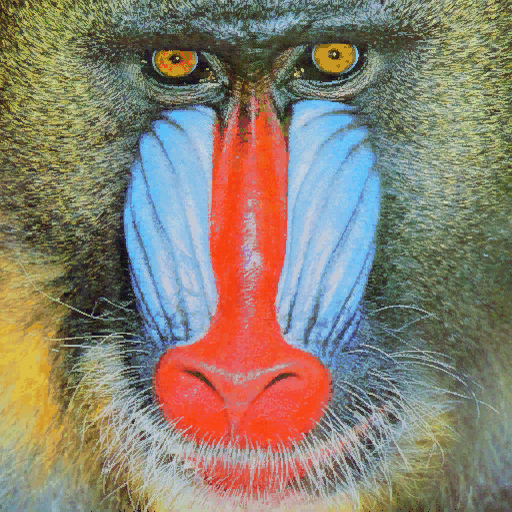
#> input picture P2/mandril.jpg, 512 x 512 px
$ jupyter execute --allow-errors VC_P2_FMV_CSM.ipynb   (older library calls are emulated)
#> lines starting #> are read from the running program, lines starting #| are printed output that depends on the picture; after the words box and inside, x2 and y2 are one past the last pixel; in counts of white or black regions, pixels touching at a corner belong together
[cell 1]
import cv2
import numpy as np
import matplotlib.pyplot as plt

TAREA: Realiza la cuenta de píxeles blancos por filas (en lugar de por columnas). Determina el valor máximo de píxeles blancos para filas, maxfil, mostrando el número de filas y sus respectivas posiciones, con un número de píxeles blancos mayor o igual que 0.90*maxfil. Resalta con alguna primitiva gráfica en la imagen de Canny las filas que cumplen dicha condición.

[cell 2]
img = cv2.imread('mandril.jpg')
#> img is the input picture: shape (512, 512, 3); mean B, G, R 112.9, 128.5, 137.5
gris = cv2.cvtColor(img, cv2.COLOR_BGR2GRAY)
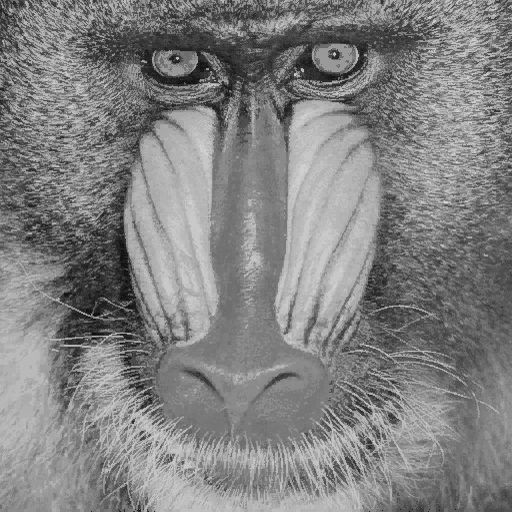
#> gris: shape (512, 512); min 6, max 220, mean 129.4
canny = cv2.Canny(gris, 100, 200)
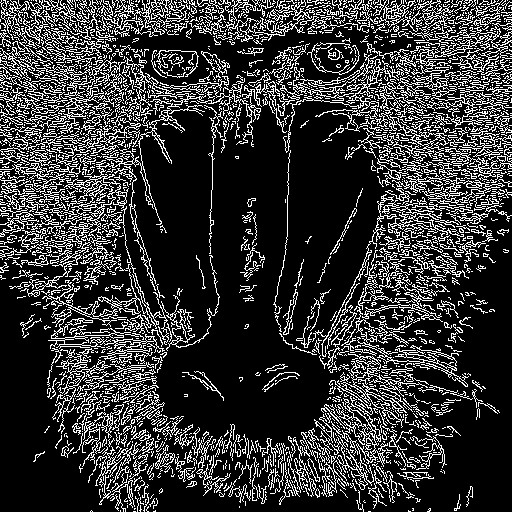
#> canny: shape (512, 512); 21.2% white in thin lines or dots
col_counts = cv2.reduce(canny, 0, cv2.REDUCE_SUM, dtype=cv2.CV_32SC1)
row_counts = cv2.reduce(canny, 1, cv2.REDUCE_SUM, dtype=cv2.CV_32SC1)
#> row_counts = 512 values, max 56100 at index 12, min 4335 at index 507, mean 27646.1

#Normaliza en base al número de filas, primer valor devuelto por shape, y al valor máximo del píxel (255)
#El resultado será el número de píxeles blancos por columna
cols = col_counts[0, :] / (255 * canny.shape[0])
#> cols = 512 values, max 0.365 at index 104, min 0.0566 at index 261, mean 0.212
rows = row_counts[:, 0] / (255 * canny.shape[1])
#> rows = 512 values, max 0.43 at index 12, min 0.0332 at index 507, mean 0.212

def calculate_threshold(data, threshold):
#> called with data = array of shape (512,), threshold = 0.9
    max_val = np.max(data)
#> max_val = 0.365
    threshold_value = max_val * threshold
#> threshold_value = 0.329
    max_loc = np.where(data >= threshold_value)[0]
#> max_loc = 19 values from 67 to 403
    return threshold_value, max_loc, max_val

thres_cols, cols_loc, _ = calculate_threshold(cols, 0.9)
#> thres_cols = 0.329; cols_loc = 19 values from 67 to 403
thres_rows, rows_loc, _ = calculate_threshold(rows, 0.9)
#> thres_rows = 0.387; rows_loc = [6, 12, 15, 20, 21, 88, 100]

plt.figure()
plt.subplot(1, 2, 1)
plt.axis("off")
plt.title("Canny")
plt.imshow(canny, cmap='gray')
plt.plot(np.zeros_like(rows_loc), rows_loc, 'bo', markersize=5)
plt.plot(cols_loc, np.zeros_like(cols_loc), 'ro', markersize=5)

plt.figure()
plt.subplot(2, 1, 1)
plt.title("Respuesta de Canny")
plt.xlabel("Columnas")
plt.ylabel("% píxeles")
plt.axhline(y=thres_cols, color='r', linestyle='--')
plt.plot(cols)
plt.plot(cols_loc, cols[cols_loc], 'ro')

plt.subplot(2, 1, 2)
plt.title("Respuesta de Canny")
plt.xlabel("Filas")
plt.ylabel("% píxeles")
plt.axhline(y=thres_rows, color='r', linestyle='--')
plt.plot(rows)
plt.plot(rows_loc, rows[rows_loc], 'ro')

plt.xlim([0, canny.shape[1]])
plt.tight_layout()

---

TAREA: Aplica umbralizado a la imagen resultante de Sobel (convertida a 8 bits), y posteriormente realiza el conteo por filas y columnas similar al realizado en el ejemplo con la salida de Canny de píxeles no nulos. Calcula el valor máximo de la cuenta por filas y columnas, y determina las filas y columnas por encima del 0.90*máximo. Remarca con alguna primitiva gráfica dichas filas y columnas sobre la imagen del mandril. Visualiza los resultados obtenidos para la imagen (o una de tu elección) con Canny y Sobe tras umbralizar ¿Cómo se comparan los resultados obtenidos a partir de Sobel y Canny?

[cell 3]
# Implementación de Félix

# Suavizado para reducir el ruido antes de calcular Sobel
gris_suave = cv2.GaussianBlur(gris, (3, 3), 0)
THRESHOLD = 0.90

#Calcula en ambas direcciones (horizontal y vertical)
sobelx = cv2.Sobel(gris_suave, cv2.CV_64F, 1, 0)  # x
sobely = cv2.Sobel(gris_suave, cv2.CV_64F, 0, 1)  # y
#Combina ambos resultados
sobel = cv2.add(sobelx, sobely)
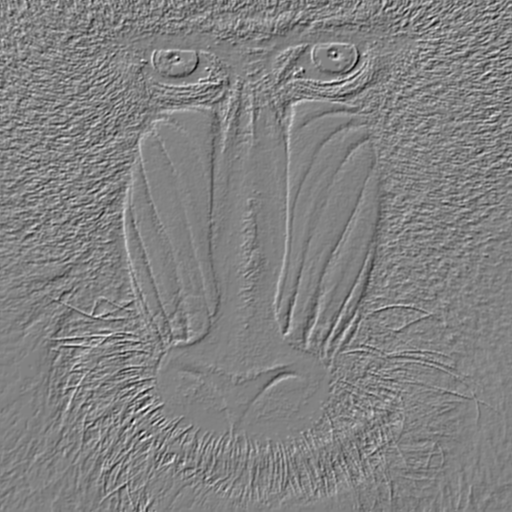
#> sobel: shape (512, 512) float64; min -594, max 570, mean -0.1; drawn with min black and max white
# Conversión a byte con openCV
sobel8 = cv2.convertScaleAbs(sobel)
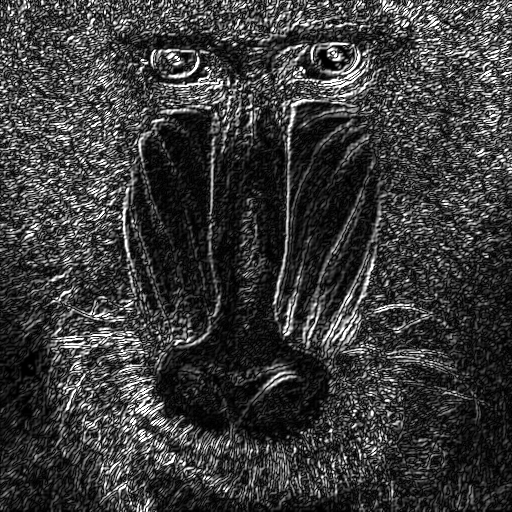
#> sobel8: shape (512, 512); min 0, max 255, mean 58.4

# Umbralizado de la imagen Sobel de 8 bits
min_threshold = 100
_, sobel_umbral_mat = cv2.threshold(sobel8, min_threshold, 255, cv2.THRESH_BINARY)
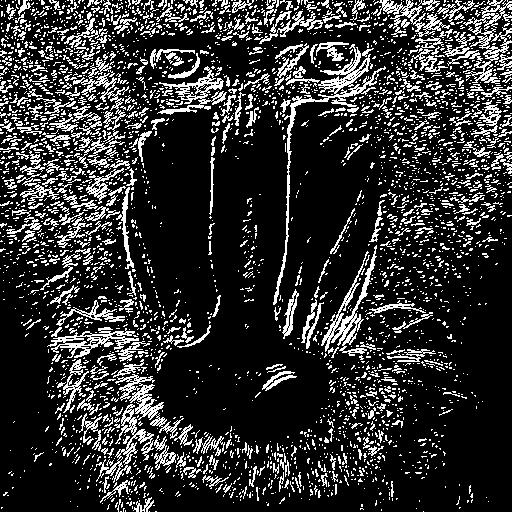
#> sobel_umbral_mat: shape (512, 512); 19.1% white in thin lines or dots

# Conteo de píxeles blancos por columna y por fila
columnas_blancas = np.count_nonzero(sobel_umbral_mat, axis=0)
#> columnas_blancas = 512 values, max 219 at index 127, min 23 at index 261, mean 97.67
filas_blancas = np.count_nonzero(sobel_umbral_mat, axis=1)
#> filas_blancas = 512 values, max 216 at index 83, min 15 at index 510, mean 97.67

thres_cols_sobel, cols_loc_sobel, max_col_sobel = calculate_threshold(columnas_blancas, THRESHOLD)
#> thres_cols_sobel = 197.1; cols_loc_sobel = [104, 105, 127, 288]; max_col_sobel = 219
thres_rows_sobel, rows_loc_sobel, max_row_sobel = calculate_threshold(filas_blancas, THRESHOLD)
#> thres_rows_sobel = 194.4; rows_loc_sobel = 19 values from 2 to 100; max_row_sobel = 216


# Comparación visual: Canny frente a Sobel umbralizado
plt.figure(figsize=(12, 8))
plt.subplot(2, 2, 1)
plt.imshow(canny, cmap='gray')
plt.title('Canny')
plt.axis('off')

plt.subplot(2, 2, 2)
plt.imshow(sobel_umbral_mat, cmap='gray')
plt.title('Sobel umbralizado')
plt.axis('off')

plt.subplot(2, 2, 3)
plt.imshow(canny, cmap='gray')
plt.title('Canny: filas y columnas >= 0.90 max')
plt.plot(np.zeros_like(rows_loc), rows_loc, 'bo', markersize=5)
plt.plot(cols_loc, np.zeros_like(cols_loc), 'ro', markersize=5)
plt.axis('off')

plt.subplot(2, 2, 4)
plt.imshow(sobel_umbral_mat, cmap='gray')
plt.title('Sobel: filas y columnas >= 0.90 max')
plt.plot(np.zeros_like(rows_loc_sobel), rows_loc_sobel, 'bo', markersize=5)
plt.plot(cols_loc_sobel, np.zeros_like(cols_loc_sobel), 'ro', markersize=5)
plt.axis('off')
plt.tight_layout()

plt.figure()
plt.plot(filas_blancas, label='Sobel por filas')
plt.axhline(max_row_sobel * THRESHOLD, color='r', linestyle='--', label='0.90 max filas')
plt.plot(columnas_blancas, label='Sobel por columnas')
plt.axhline(max_col_sobel * THRESHOLD, color='b', linestyle='--', label='0.90 max columnas')
plt.xlabel('Índice de fila/columna')
plt.ylabel('Píxeles blancos')
plt.title('Conteo de píxeles blancos')
plt.plot(cols_loc_sobel, columnas_blancas[cols_loc_sobel], 'ro')
plt.plot(rows_loc_sobel, filas_blancas[rows_loc_sobel], 'ro')
plt.tight_layout()
plt.legend()

plt.tight_layout()
plt.show()
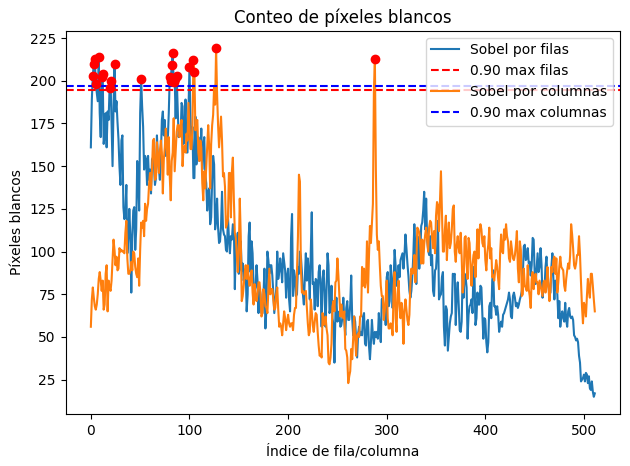
#> figure drawn by matplotlib, 1 panel; curve peaks at x = 83, y = 216; curve peaks at x = 127, y = 219

[cell 4]
# Implementación de Cristina

def calculate_maxUmbral(val):
    max_val = np.max(val)
    umbral = max_val * 0.9
    position = np.where(val > umbral)[0]
    return max_val, umbral, position

# Canny
img = cv2.imread('mandril.jpg')
img_rgb = cv2.cvtColor(img, cv2.COLOR_BGR2RGB)
gris = cv2.cvtColor(img, cv2.COLOR_BGR2GRAY)
canny = cv2.Canny(gris, 100, 200)

row_counts = cv2.reduce(canny, 1, cv2.REDUCE_SUM, dtype=cv2.CV_32SC1)
col_counts = cv2.reduce(canny, 0, cv2.REDUCE_SUM, dtype=cv2.CV_32SC1)

#Normaliza en base al número de filas, primer valor devuelto por shape, y al valor máximo del píxel (255)
#Para poder nromalizarla tenemos que coger todo los valores de la primera dimensión y el primero de la segunda, [fila, fila]
rows_canny = row_counts[:,0] / (255 * canny.shape[1])
#> rows_canny has the same summary as rows
max_val_row_canny, umbral_row_canny, position_row_canny = calculate_maxUmbral(rows_canny)
#> in calculate_maxUmbral, `max_val = np.max(val)`: max_val = 0.43
#> in calculate_maxUmbral, `umbral = max_val * 0.9`: umbral = 0.387
#> in calculate_maxUmbral, `position = np.where(val > umbral)[0]`: position = [6, 12, 15, 20, 21, 88, 100]
#> max_val_row_canny = 0.43; umbral_row_canny = 0.387; position_row_canny = [6, 12, 15, 20, 21, 88, 100]

cols_canny = col_counts[0] / (255 * canny.shape[0])
#> cols_canny has the same summary as cols
max_val_col_canny, umbral_col_canny, position_col_canny = calculate_maxUmbral(cols_canny)
#> max_val_col_canny = 0.365; umbral_col_canny = 0.329; position_col_canny = 19 values from 67 to 403

# Imagen de sobel
# Gaussiana para suavizar la imagen original, eliminando altas frecuencias
ggris = cv2.GaussianBlur(gris, (3, 3), 0)

#Calcula en ambas direcciones (horizontal y vertical)
sobelx = cv2.Sobel(ggris, cv2.CV_64F, 1, 0)  # x
sobely = cv2.Sobel(ggris, cv2.CV_64F, 0, 1)  # y
#Combina ambos resultados
sobel = cv2.add(sobelx, sobely)
# Conversión a byte con openCV
sobel8 = cv2.convertScaleAbs(sobel)


valorUmbral = 90
_, imagenUmbralizada = cv2.threshold(sobel8, valorUmbral, 255, cv2.THRESH_BINARY)
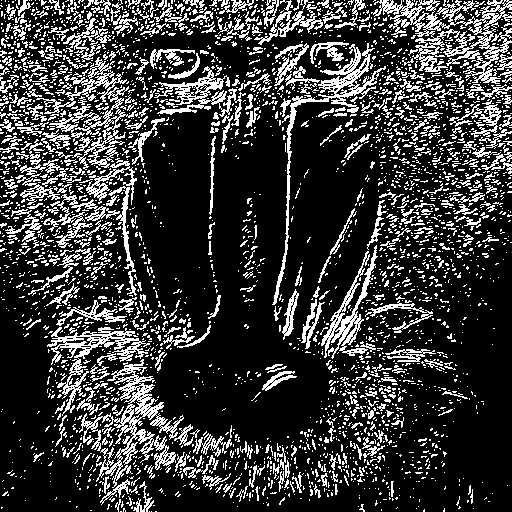
#> imagenUmbralizada: shape (512, 512); 22.3% white in thin lines or dots

row_count_sobel = cv2.reduce(imagenUmbralizada, 1, cv2.REDUCE_SUM, dtype=cv2.CV_32SC1)
#> row_count_sobel = 512 values, max 60945 at index 3, min 6120 at index 509, mean 29139.7
col_count_sobel = cv2.reduce(imagenUmbralizada, 0, cv2.REDUCE_SUM, dtype=cv2.CV_32SC1)

rows_sobel = row_count_sobel[:,0] / (255 * imagenUmbralizada.shape[1])
#> rows_sobel = 512 values, max 0.467 at index 3, min 0.0469 at index 509, mean 0.223
max_val_sobel, umbral_sobel, position_row_sobel = calculate_maxUmbral(rows_sobel)
#> max_val_sobel = 0.467; umbral_sobel = 0.42; position_row_sobel = 23 values from 1 to 100
cols_sobel = col_count_sobel[0] / (255 * imagenUmbralizada.shape[0])
#> cols_sobel = 512 values, max 0.471 at index 127, min 0.0527 at index 261, mean 0.223
max_val_sobel, umbral_sobel, position_col_sobel = calculate_maxUmbral(cols_sobel)
#> max_val_sobel = 0.471; umbral_sobel = 0.424; position_col_sobel = [104, 105, 127, 287, 288]


plt.figure(figsize=(14, 10))
plt.subplot(2, 2, 1)
plt.axis("off")
plt.title("Canny")
plt.imshow(canny, cmap='gray')


plt.subplot(2, 2, 2)
plt.axis("off")
plt.title("Sobel Umbralizado")
plt.imshow(imagenUmbralizada, cmap='gray')

plt.show()

img_sobel_marcada = imagenUmbralizada.copy()
img_canny_marcada = canny.copy()

plt.figure(figsize=(14, 10))
plt.subplot(2, 2, 1)
plt.axis("off")
plt.title("Canny rojo columnas, azul filas")
plt.imshow(img_canny_marcada, cmap='gray')
plt.plot(np.zeros_like(position_row_canny), position_row_canny, 'bo')
plt.plot(position_col_canny,np.zeros_like(position_col_canny), 'ro')


plt.subplot(2, 2, 2)
plt.axis("off")
plt.title("Sobel Umbralizado: Rojo columnas, Azul filas")
plt.imshow(img_sobel_marcada, cmap='gray')
plt.plot(np.zeros_like(position_row_sobel), position_row_sobel, 'bo')
plt.plot(position_col_sobel, np.zeros_like(position_col_sobel), 'ro')
plt.show()
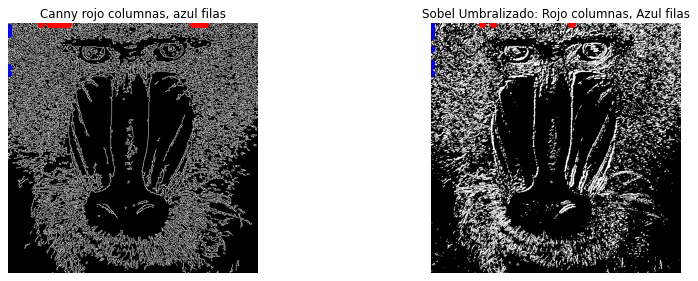
#> figure drawn by matplotlib, 2 panels

plt.figure(figsize=(14, 10))
plt.subplot(2, 1, 1)
plt.plot(rows_canny, label="Canny")
plt.plot(rows_sobel, label="Sobel")
plt.plot(position_row_sobel, rows_sobel[position_row_sobel], 'o', color='orange')
plt.plot(position_row_canny, rows_canny[position_row_canny], 'bo')
plt.xlabel("Filas"); plt.ylabel("% píxeles"); plt.legend()
plt.tight_layout()

plt.subplot(2, 1, 2)
plt.plot(cols_canny, label="Canny")
plt.plot(cols_sobel, label="Sobel")
plt.plot(position_col_sobel, cols_sobel[position_col_sobel], 'o', color='orange')
plt.plot(position_col_canny, cols_canny[position_col_canny], 'bo')
plt.xlabel("columnas"); plt.ylabel("% píxeles"); plt.legend()
plt.tight_layout()
plt.show()
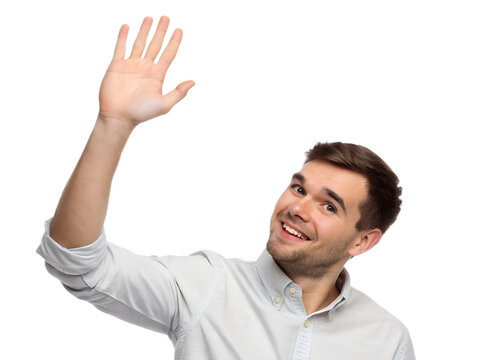
#> input picture P2/waving_hand.jpg, 480 x 360 px
#> further down, waving_hand_img is the input picture: shape (360, 480, 3); mean B, G, R 225.7, 228.7, 235

Al visualizar los resultados obtenidos mediante el umbralizado de sobel frente a la salida del Canny, podemos observar claramente el efecto de procesar la imagen por etapas.

Comparando Sobel respecto a Canny, se puede apreciar como Sobel umbralizado a 8 bits recoge mas detalles o imperfecciones en la superficie o contorno de la imagen. Atendiendo a la nariz, se puede observar como Canny resalta unos puntos gruesos redondos, mientras que Sobel lo resalta como puntos pequeños individuales esparcidos, como si fuesen motas de polvo.

Adicionalmente, los pelos blancos individuales que salen de la nariz se ven mejor resaltados en Sobel, donde se pueden identificar mejor individualmente, mientras que en Canny esta superficie se mezcla con el ruido interior de la boca y pelaje adicional, insertando mucho ruido en la deteccion del borde.

Canny se construye precisamente sobre el gradiente de Sobel, mientras que en nuestro procedimiento manual con sobel debemos aplicar un umbralizado global. Canny añade etapas haciendo uso del filtro gausiano para reduicr el ruido, afinando los bordes con 1 pixel de grosor y un umbralizado.

El resultado es que Sobel umbralizado, los bordes tienden a ser más gruesos y mayor cantidad de ruido. Provocando que al realizar el conteo de filas y columnas pueden verse altos debido al grosor de las líneas y el rudio.

Por lo contario, Canny, observamos bordes continuos, más finos y deifnidos. En conclusión, el ejercicio ilustra cómo las etapas adicionales de Canny refinan la información.

---

TAREA: Tras ver los vídeos [My little piece of privacy](https://www.niklasroy.com/project/88/my-little-piece-of-privacy), [Messa di voce](https://youtu.be/GfoqiyB1ndE?feature=shared) y [Virtual air guitar](https://youtu.be/FIAmyoEpV5c?feature=shared) proponer un demostrador reinterpretando la parte de procesamiento de la imagen, tomando como punto de partida alguna de dichas instalaciones.

[cell 5]
# Primera implementación de detección de puntas de los dedos

def detect_fingertips(frame):
    output = frame.copy()
    h, w = frame.shape[:2]

    hsv = cv2.cvtColor(frame, cv2.COLOR_BGR2HSV)
#> hsv: shape (360, 480, 3); mean H, S, V 12, 15.2, 235.2
    mask_hsv = cv2.inRange(
        hsv,
        np.array([0, 25, 40], dtype=np.uint8), # Valores de piel en HSV
        np.array([25, 255, 255], dtype=np.uint8) # Valores de piel en HSV
    )
#> mask_hsv: shape (360, 480); 14.6% white; 19 white regions (15 under 20 px), largest, box (x1, y1, x2, y2) and area: (266, 142, 402, 316) 13304, (49, 16, 196, 249) 11820, (317, 311, 327, 319) 46, (290, 288, 296, 294) 21

    ycrcb = cv2.cvtColor(frame, cv2.COLOR_BGR2YCrCb)
#> ycrcb: shape (360, 480, 3); mean of channels 0, 1, 2 230.3, 131.4, 125.4
    mask_ycrcb = cv2.inRange(
        ycrcb,
        np.array([0, 133, 77], dtype=np.uint8), # Valores de piel en YCrCb
        np.array([255, 173, 127], dtype=np.uint8) # Valores de piel en YCrCb
    )
#> mask_ycrcb: shape (360, 480); 15.5% white; 9 white regions (4 under 20 px), largest, box (x1, y1, x2, y2) and area: (266, 142, 403, 316) 14561, (49, 15, 196, 250) 12057, (316, 311, 327, 320) 63, (290, 288, 296, 294) 30, (304, 320, 309, 327) 23

    mask = cv2.bitwise_and(mask_hsv, mask_ycrcb)
#> mask: shape (360, 480); 14.6% white; 17 white regions (13 under 20 px), largest, box (x1, y1, x2, y2) and area: (266, 142, 402, 316) 13232, (49, 16, 196, 249) 11820, (317, 311, 327, 319) 46, (290, 288, 296, 293) 20

    # Mascara de piel invertida para filtrar todo excepto las regiones de piel
    kernel = np.ones((5, 5), np.uint8)
    mask = cv2.morphologyEx(mask, cv2.MORPH_OPEN, kernel)
#> mask: shape (360, 480); 14.2% white; 6 white regions, box (x1, y1, x2, y2) and area: (267, 142, 386, 315) 12604, (49, 16, 195, 249) 11811, (386, 168, 398, 182) 95, (396, 188, 402, 195) 41, (385, 220, 392, 227) 41, (320, 313, 325, 318) 25
    mask = cv2.morphologyEx(mask, cv2.MORPH_CLOSE, kernel)
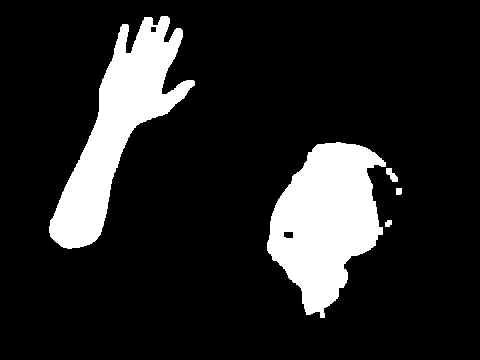
#> mask: shape (360, 480); 14.5% white; 5 white regions
    mask = cv2.GaussianBlur(mask, (5, 5), 0)

    contours, _ = cv2.findContours(
        mask, cv2.RETR_EXTERNAL, cv2.CHAIN_APPROX_SIMPLE
    )
#> contours = 3 contours; box (x1, y1, x2, y2) and area: (265, 140, 400, 320) 14242, (47, 14, 197, 251) 13611, (394, 186, 404, 197) 90
#> (the rest of the program and of its run is left out)
